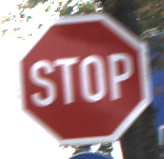
#> input picture cnnDataset/0/00014_00000_00028.png, 164 x 159 px, given in place of the camera
$ python haarCascadeTester.py
#> lines starting #> are read from the running program, lines starting #| are printed output that depends on the picture; after the words box and inside, x2 and y2 are one past the last pixel; in counts of white or black regions, pixels touching at a corner belong together
import os
from os import listdir
import numpy as np
import cv2 as cv

cap = cv.VideoCapture(0)
kernel = np.ones((5,5), np.uint8)
classifier = cv.CascadeClassifier("D:/tecdemty/6to Semestre/robotica inteligente/signsDetectionModel2/redHexagons/classifier/cascade.xml")


while True:
	_, originalFrame = cap.read()
#> originalFrame is the input picture: shape (159, 164, 3); mean B, G, R 140.3, 137.3, 165.7
	(originalWidth, originalHeight, _) = originalFrame.shape
#> originalWidth = 159; originalHeight = 164
	newWidth = int((7/10)*(originalWidth))
#> newWidth = 111
	newHeight = int((7/10)*(originalHeight))
#> newHeight = 114
	frame = cv.resize(originalFrame,(newHeight,newWidth), interpolation = cv.INTER_AREA)
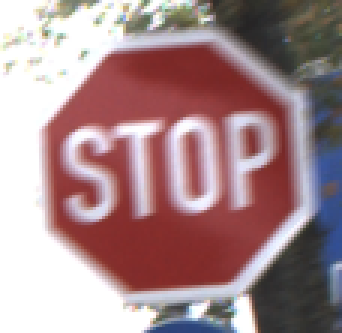
#> frame: shape (111, 114, 3) (shown 3 times larger); mean B, G, R 140.3, 137.3, 165.7
	HSV = cv.cvtColor(frame, cv.COLOR_BGR2HSV)
#> HSV: shape (111, 114, 3); mean H, S, V 62.5, 65, 170.3

	# [5 lines of commented-out code are left out]

	red1 = cv.inRange(HSV,(145,30,50),(180,255,255))
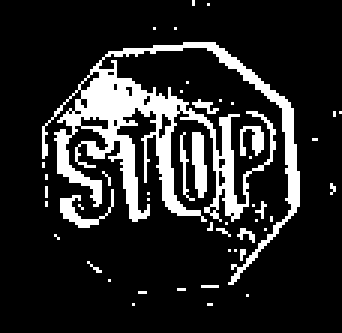
#> red1: shape (111, 114) (shown 3 times larger); 15.8% white; 48 white regions (43 under 20 px), largest, box (x1, y1, x2, y2) and area: (14, 14, 100, 95) 1636, (64, 44, 69, 66) 82, (20, 63, 38, 76) 71, (80, 42, 88, 52) 48, (60, 44, 65, 67) 30
	red2 = cv.inRange(HSV,(0,30,50),(10,255,255))
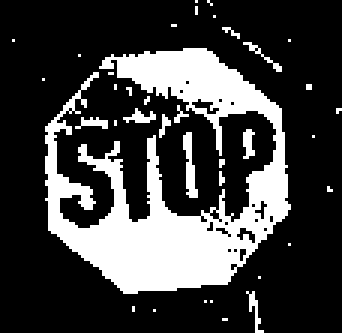
#> red2: shape (111, 114) (shown 3 times larger); 25.1% white; 37 white regions (30 under 20 px), largest, box (x1, y1, x2, y2) and area: (15, 16, 97, 98) 2888, (61, 44, 66, 66) 60, (81, 43, 85, 53) 28
	red = cv.bitwise_or(red1,red2)
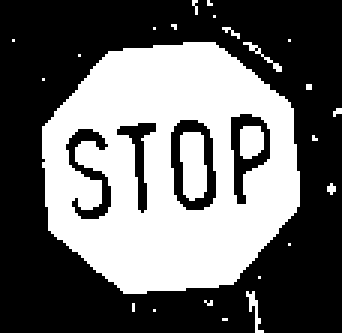
#> red: shape (111, 114) (shown 3 times larger); 40.8% white; 25 white regions (20 under 20 px), largest, box (x1, y1, x2, y2) and area: (14, 14, 100, 98) 4809, (60, 44, 69, 67) 172, (80, 42, 88, 53) 77, (82, 97, 88, 111) 28, (81, 14, 94, 24) 23

	"""sign = classifier.detectMultiScale(red, scaleFactor=1.1, minNeighbors=400, minSize=(40,40))
	for (x,y,w,h) in sign:
		cv.rectangle(frame, (x,y),(x+w,y+h),(0,255,0),2)
		cv.putText(frame,'semaphore',(x,y-10),2,0.7,(0,255,0),2,cv.LINE_AA)"""
	#cv.imshow('original frame', originalFrame)
	cv.imshow('frame',frame)
	cv.imshow('red',red)

	if cv.waitKey(1) == 27:
#> (key Esc is pressed here)
		break

cap.release()
cv.destroyAllWindows()
